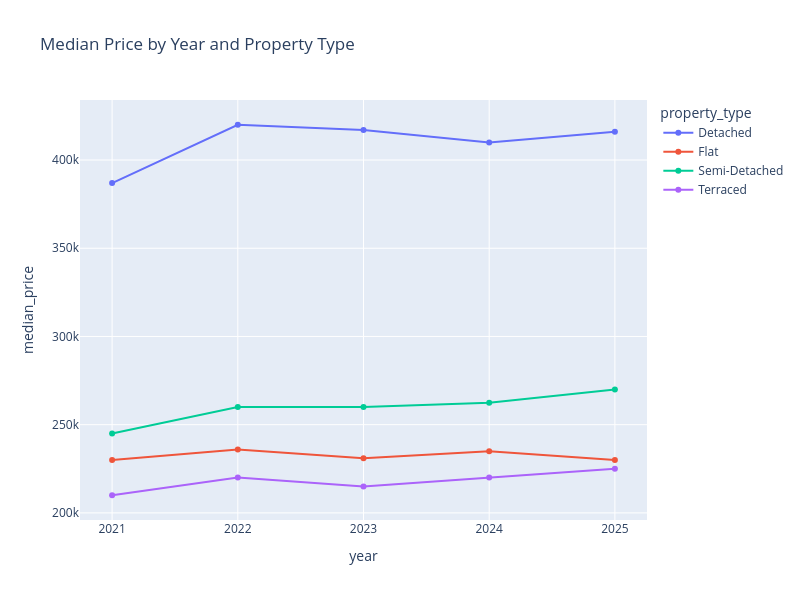

Notebook code cell kept with this figure:
### Code cell
px.line(
    annual_price_by_property_type,
    x="year",
    y="median_price",
    color="property_type",
    markers=True,
    title="Median Price by Year and Property Type",
    width=800,
    height=600,
)

### Figure 1 — Plotly figure (JSON) as saved in the notebook; plotly's stock layout.template omitted (floating-point values rounded to 4 significant figures)
{"data": [{"hovertemplate": "property_type=Detached<br>year=%{x}<br>median_price=%{y}<extra></extra>", "legendgroup": "Detached", "line": {"color": "#636efa", "dash": "solid"}, "marker": {"symbol": "circle"}, "mode": "lines+markers", "name": "Detached", "orientation": "v", "showlegend": true, "type": "scatter", "x": [2021, 2022, 2023, 2024, 2025], "xaxis": "x", "y": [387000.0, 420000.0, 417000.0, 410000.0, 416100.0], "yaxis": "y"}, {"hovertemplate": "property_type=Flat<br>year=%{x}<br>median_price=%{y}<extra></extra>", "legendgroup": "Flat", "line": {"color": "#EF553B", "dash": "solid"}, "marker": {"symbol": "circle"}, "mode": "lines+markers", "name": "Flat", "orientation": "v", "showlegend": true, "type": "scatter", "x": [2021, 2022, 2023, 2024, 2025], "xaxis": "x", "y": [230000.0, 236000.0, 231000.0, 235000.0, 230000.0], "yaxis": "y"}, {"hovertemplate": "property_type=Semi-Detached<br>year=%{x}<br>median_price=%{y}<extra></extra>", "legendgroup": "Semi-Detached", "line": {"color": "#00cc96", "dash": "solid"}, "marker": {"symbol": "circle"}, "mode": "lines+markers", "name": "Semi-Detached", "orientation": "v", "showlegend": true, "type": "scatter", "x": [2021, 2022, 2023, 2024, 2025], "xaxis": "x", "y": [245000.0, 260000.0, 260000.0, 262500.0, 270000.0], "yaxis": "y"}, {"hovertemplate": "property_type=Terraced<br>year=%{x}<br>median_price=%{y}<extra></extra>", "legendgroup": "Terraced", "line": {"color": "#ab63fa", "dash": "solid"}, "marker": {"symbol": "circle"}, "mode": "lines+markers", "name": "Terraced", "orientation": "v", "showlegend": true, "type": "scatter", "x": [2021, 2022, 2023, 2024, 2025], "xaxis": "x", "y": [210000.0, 220000.0, 215000.0, 220000.0, 225000.0], "yaxis": "y"}], "layout": {"height": 600, "legend": {"title": {"text": "property_type"}, "tracegroupgap": 0}, "title": {"text": "Median Price by Year and Property Type"}, "width": 800, "xaxis": {"anchor": "y", "domain": [0, 1], "title": {"text": "year"}}, "yaxis": {"anchor": "x", "domain": [0, 1], "title": {"text": "median_price"}}}}
